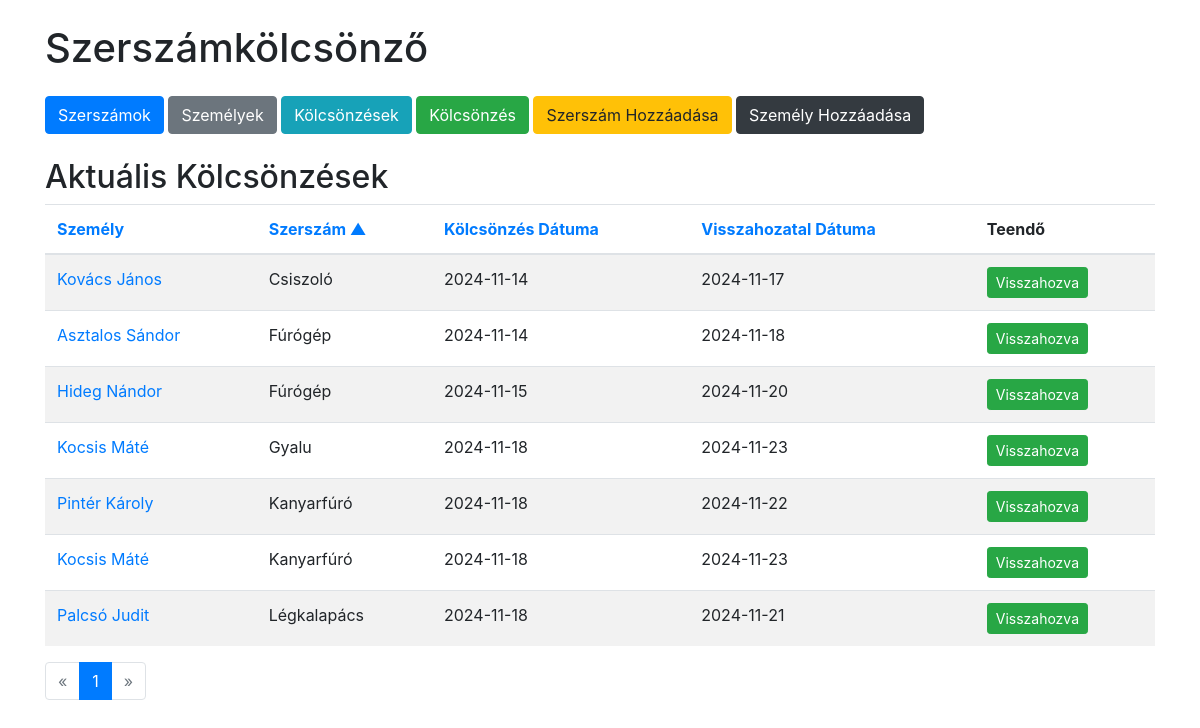
Page /loans?sort=tool_name&order=asc&page=1 on the committed database.
### tables this page shows
CREATE TABLE loans (
            id INTEGER PRIMARY KEY AUTOINCREMENT,
            person_id INTEGER NOT NULL,
            tool_id INTEGER NOT NULL,
            loan_date DATE NOT NULL,
            return_date DATE NOT NULL,
            FOREIGN KEY(person_id) REFERENCES persons(id),
            FOREIGN KEY(tool_id) REFERENCES tools(id)
        );

CREATE TABLE persons (
            id INTEGER PRIMARY KEY AUTOINCREMENT,
            name TEXT NOT NULL,
            address TEXT NOT NULL
        );

CREATE TABLE tools (
            id INTEGER PRIMARY KEY AUTOINCREMENT,
            name TEXT NOT NULL,
            quantity INTEGER NOT NULL
        );

### app.py (the view)
@app.route('/loans')
def loans():
    sort = request.args.get('sort', 'loan_date')
    order = request.args.get('order', 'asc')
    page = int(request.args.get('page', 1))
    per_page = PER_PAGE
    valid_sort_columns = ['person_name', 'tool_name', 'loan_date', 'return_date']
    if sort not in valid_sort_columns:
        sort = 'loan_date'
    if order not in ['asc', 'desc']:
        order = 'asc'
    sort_column_mapping = {
        'person_name': 'persons.name',
        'tool_name': 'tools.name',
        'loan_date': 'loans.loan_date',
        'return_date': 'loans.return_date'
    }
    order_by = f"{sort_column_mapping[sort]} {order.upper()}"
    conn = get_db_connection()
    count_query = '''
        SELECT COUNT(*)
        FROM loans
        JOIN persons ON loans.person_id = persons.id
        JOIN tools ON loans.tool_id = tools.id
    '''
    total = conn.execute(count_query).fetchone()[0]
    total_pages = math.ceil(total / per_page)
    loans_query = f'''
        SELECT loans.id, persons.name AS person_name, tools.name AS tool_name, loans.loan_date, loans.return_date, tools.quantity AS tool_quantity
        FROM loans
        JOIN persons ON loans.person_id = persons.id
        JOIN tools ON loans.tool_id = tools.id
        ORDER BY {order_by}
        LIMIT ? OFFSET ?
    '''
    loans = conn.execute(loans_query, (per_page, (page - 1) * per_page)).fetchall()
    conn.close()
    return render_template('loans.html',
                           loans=loans,
                           current_sort=sort,
                           current_order=order,
                           page=page,
                           total_pages=total_pages)

### app.py (called while the page is built)
def get_db_connection():
    conn = sqlite3.connect(DATABASE)
    conn.row_factory = sqlite3.Row
    return conn

### templates/loans.html (shortened to what this page needs)
{% extends 'base.html' %}
{% block content %}
<h2>Aktuális Kölcsönzések</h2>
<table class="table table-striped">
    <thead>
        <tr>
            <th>
                <a href="{{ url_for('loans', sort='person_name', order='asc' if current_sort != 'person_name' or current_order == 'desc' else 'desc', page=page) }}">
                    Személy
                </a>
            </th>
            <th>
                <a href="{{ url_for('loans', sort='tool_name', order='asc' if current_sort != 'tool_name' or current_order == 'desc' else 'desc', page=page) }}">
                    Szerszám
                    {% if current_sort == 'tool_name' %}
                        {% if current_order == 'asc' %}
                            &#9650;
                        {% else %}
                            &#9660;
                        {% endif %}
                    {% endif %}
                </a>
            </th>
            <th>
                <a href="{{ url_for('loans', sort='loan_date', order='asc' if current_sort != 'loan_date' or current_order == 'desc' else 'desc', page=page) }}">
                    Kölcsönzés Dátuma
                </a>
            </th>
            <th>
                <a href="{{ url_for('loans', sort='return_date', order='asc' if current_sort != 'return_date' or current_order == 'desc' else 'desc', page=page) }}">
                    Visszahozatal Dátuma
                </a>
            </th>
            <th>Teendő</th>
        </tr>
    </thead>
    <tbody>
        {% for loan in loans %}
        <tr>
            <td>
                <a href="#" data-toggle="modal" data-target="#personModal" data-id="{{ loan.id }}" class="person-link">{{ loan.person_name }}</a>
            </td>
            <td>
                <span data-toggle="tooltip" data-placement="top" title="Raktárkészlet: {{ loan.tool_quantity }}">{{ loan.tool_name }}</span>
            </td>
            <td>{{ loan.loan_date }}</td>
            <td>{{ loan.return_date }}</td>
            <td>
                <form action="{{ url_for('return_tool', loan_id=loan.id) }}" method="post">
                    <button type="submit" class="btn btn-sm btn-success">Visszahozva</button>
                </form>
            </td>
        </tr>
        {% endfor %}
    </tbody>
</table>
<nav aria-label="Page navigation">
  <ul class="pagination">
    <li class="page-item {% if page == 1 %}disabled{% endif %}">
      <a class="page-link" href="{{ url_for('loans', sort=current_sort, order=current_order, page=page-1) }}" aria-label="Previous">
        <span aria-hidden="true">&laquo;</span>
      </a>
    </li>
    {% for p in range(1, total_pages + 1) %}
    <li class="page-item {% if p == page %}active{% endif %}">
      <a class="page-link" href="{{ url_for('loans', sort=current_sort, order=current_order, page=p) }}">{{ p }}</a>
    </li>
    {% endfor %}
    <li class="page-item {% if page == total_pages %}disabled{% endif %}">
      <a class="page-link" href="{{ url_for('loans', sort=current_sort, order=current_order, page=page+1) }}" aria-label="Next">
        <span aria-hidden="true">&raquo;</span>
      </a>
    </li>
  </ul>
</nav>
{% endblock %}

### rows in the picture
loans: person_name "Kovács János", tool_name "Csiszoló", loan_date "2024-11-14", return_date "2024-11-17"
loans: person_name "Asztalos Sándor", tool_name "Fúrógép", loan_date "2024-11-14", return_date "2024-11-18"
loans: person_name "Hideg Nándor", tool_name "Fúrógép", loan_date "2024-11-15", return_date "2024-11-20"
loans: person_name "Kocsis Máté", tool_name "Gyalu", loan_date "2024-11-18", return_date "2024-11-23"
loans: person_name "Pintér Károly", tool_name "Kanyarfúró", loan_date "2024-11-18", return_date "2024-11-22"
loans: person_name "Kocsis Máté", tool_name "Kanyarfúró", loan_date "2024-11-18", return_date "2024-11-23"
loans: person_name "Palcsó Judit", tool_name "Légkalapács", loan_date "2024-11-18", return_date "2024-11-21"

### other values in the picture
{{ p }} "1"
